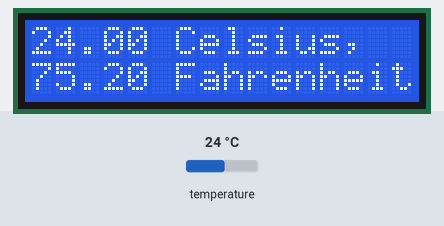
The sketch below on a simulated Arduino Uno, built with avr-gcc and run on an emulated ATmega328P. On the bench: 16×2 character LCD. The inputs (shaded band) are chosen by the test bench; at power-on: temperature 24 °C.

Above: at 1.2 s.
1.3 s: temperature set to 12 °C
At 3.3 s:
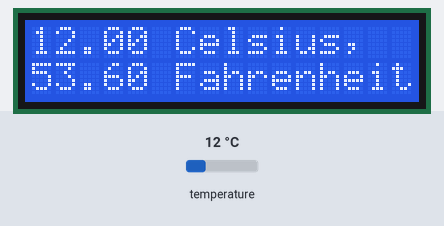
3.7 s: temperature set to 19 °C
At 5.0 s:
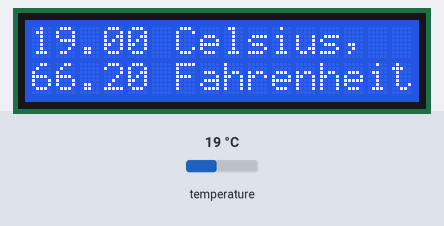
5.8 s: temperature set to 28 °C
At 6.8 s:
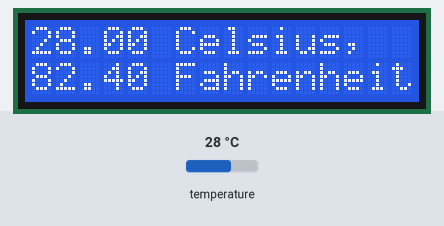
Timing chart, 0 to 8.8 s (numbered marks = the images above; inputs shaded):
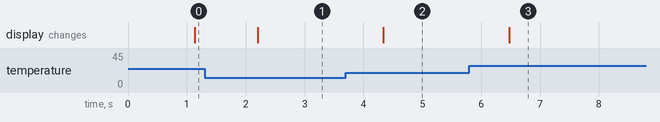

The sketch:

DS18x20_Temperature_lcd.ino
```cpp
#include <OneWire.h>
#include <LiquidCrystal_I2C.h>
#include <Wire.h>
#define BACKLIGHT_PIN 3

LiquidCrystal_I2C	lcd(0x27,2,1,0,4,5,6,7);


OneWire  ds(10);

void setup(void) {
  Serial.begin(9600);
   lcd.begin (16,2);
 lcd.setBacklightPin(BACKLIGHT_PIN,POSITIVE);
 lcd.setBacklight(HIGH);
}

void loop(void) {
  byte i;
  byte present = 0;
  byte type_s;
  byte data[12];
  byte addr[8];
  float celsius, fahrenheit;

  if ( !ds.search(addr)) {
  }
  for( i = 0; i < 8; i++) {
  }

  if (OneWire::crc8(addr, 7) != addr[7]) {

      return;
  }
  Serial.println();

  switch (addr[0]) {
    case 0x10:

      type_s = 1;
      break;
    case 0x28:

      type_s = 0;
      break;
    case 0x22:

      type_s = 0;
      break;
    default:

      return;
  }

  ds.reset();
  ds.select(addr);
  ds.write(0x44, 1);

  delay(1000);

  present = ds.reset();
  ds.select(addr);
  ds.write(0xBE);

  for ( i = 0; i < 9; i++) {
    data[i] = ds.read();

  }
  int16_t raw = (data[1] << 8) | data[0];
  if (type_s) {
    raw = raw << 3;
    if (data[7] == 0x10) {
      raw = (raw & 0xFFF0) + 12 - data[6];
    }
  } else {
    byte cfg = (data[4] & 0x60);
    if (cfg == 0x00) raw = raw & ~7;
    else if (cfg == 0x20) raw = raw & ~3;
    else if (cfg == 0x40) raw = raw & ~1;
  }
  celsius = (float)raw / 16.0;
  fahrenheit = celsius * 1.8 + 32.0;
  lcd.print("  Temperature = ");
  lcd.setCursor(0, 0);
  lcd.print(celsius);
  lcd.print(" Celsius, ");
  lcd.setCursor(0, 1);
  lcd.print(fahrenheit);
  lcd.println(" Fahrenheit");
}
```

Measured:
- after the input at 1.3 s, the display: changes after 0.90 s (image 1)
- after the input at 3.7 s, the display: changes after 0.64 s (image 2)
- after the input at 5.8 s, the display: changes after 0.68 s (image 3)
